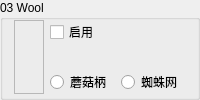
                 <widget class="QGroupBox" name="Base03">
                  <property name="sizePolicy">
                   <sizepolicy hsizetype="Expanding" vsizetype="Minimum">
                    <horstretch>0</horstretch>
                    <verstretch>0</verstretch>
                   </sizepolicy>
                  </property>
                  <property name="minimumSize">
                   <size>
                    <width>130</width>
                    <height>0</height>
                   </size>
                  </property>
                  <property name="maximumSize">
                   <size>
                    <width>16777215</width>
                    <height>16777215</height>
                   </size>
                  </property>
                  <property name="autoFillBackground">
                   <bool>true</bool>
                  </property>
                  <property name="title">
                   <string>03 Wool</string>
                  </property>
                  <property name="flat">
                   <bool>false</bool>
                  </property>
                  <layout class="QGridLayout" name="gridLayout_21">
                   <property name="topMargin">
                    <number>0</number>
                   </property>
                   <property name="bottomMargin">
                    <number>3</number>
                   </property>
                   <item row="0" column="1">
                    <widget class="QCheckBox" name="Enable03">
                     <property name="sizePolicy">
                      <sizepolicy hsizetype="Expanding" vsizetype="Preferred">
                       <horstretch>0</horstretch>
                       <verstretch>0</verstretch>
                      </sizepolicy>
                     </property>
                     <property name="text">
                      <string>启用</string>
                     </property>
                    </widget>
                   </item>
                   <item row="3" column="2">
                    <widget class="QRadioButton" name="is03CobWeb">
                     <property name="text">
                      <string>蜘蛛网</string>
                     </property>
                     <property name="icon">
                      <iconset resource="BlockTextures.qrc">
                       <normaloff>:/new/Textures/Slope/block/cobweb.png</normaloff>:/new/Textures/Slope/block/cobweb.png</iconset>
                     </property>
                    </widget>
                   </item>
                   <item row="0" column="2">
                    <spacer name="horizontalSpacer_10">
                     <property name="orientation">
                      <enum>Qt::Horizontal</enum>
                     </property>
                     <property name="sizeHint" stdset="0">
                      <size>
                       <width>40</width>
                       <height>20</height>
                      </size>
                     </property>
                    </spacer>
                   </item>
                   <item row="3" column="1">
                    <widget class="QRadioButton" name="is03MushroomStem">
                     <property name="text">
                      <string>蘑菇柄</string>
                     </property>
                     <property name="icon">
                      <iconset resource="BlockTextures.qrc">
                       <normaloff>:/new/Textures/Slope/block/mushroom_stem.png</normaloff>:/new/Textures/Slope/block/mushroom_stem.png</iconset>
                     </property>
                    </widget>
                   </item>
                   <item row="0" column="0" rowspan="4">
                    <widget class="QLabel" name="Color03">
                     <property name="minimumSize">
                      <size>
                       <width>30</width>
                       <height>0</height>
                      </size>
                     </property>
                     <property name="font">
                      <font>
                       <family>微软雅黑</family>
                       <pointsize>9</pointsize>
                      </font>
                     </property>
                     <property name="frameShape">
                      <enum>QFrame::StyledPanel</enum>
                     </property>
                     <property name="text">
                      <string/>
                     </property>
                    </widget>
                   </item>
                  </layout>
                 </widget>
